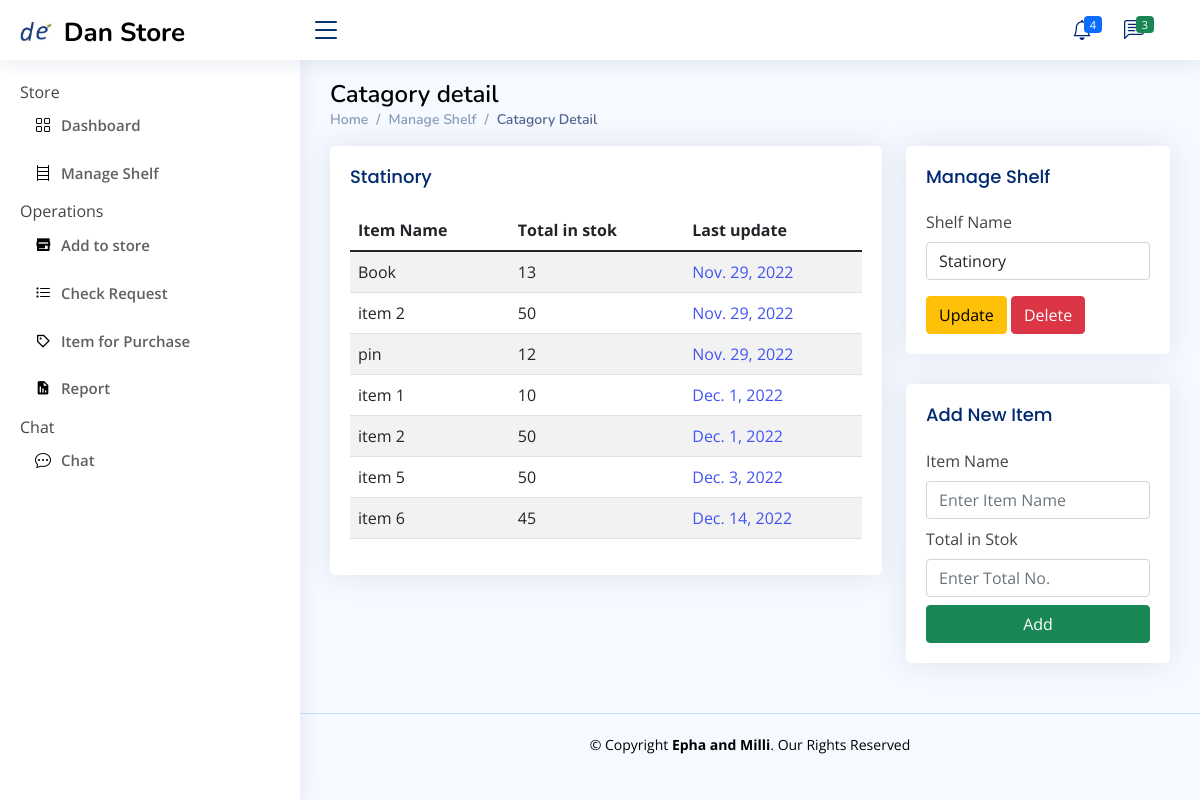
The page /Store_Manager/catagory_detail/34 on the database its author committed.
### Store_manager/models.py (models this page shows, shortened)
class Catagory(models.Model):
    Catagory_Name = models.CharField(max_length=200, null=True, blank=True)
    Type_of_Asset = models.CharField(max_length=200, null=True, blank=True)
    store=models.ForeignKey(allStore,null=True,blank=True,on_delete=models.CASCADE)

class Item(models.Model):
    action_choice=(
        ('New_Add','New_Add'),
        ('Removed','Removed'),
    )
    Add_Reason=(
        ('Returned Material','Returned Material'),
        ('Gift','Gift'),
        ('Purchased','Purchased'),
        ('Other','Other'),
    )
    store=models.ForeignKey(allStore,null=True, on_delete=models.CASCADE)
    Catagory =models.ForeignKey(Catagory,null=True, on_delete=models.CASCADE)
    Order_Id =models.CharField(max_length=200,null=True,blank=True)
    item_name=models.CharField(max_length=200,null=True,blank=True)
    vender=models.CharField(max_length=200,null=True,blank=True)
    serial_No=models.CharField(max_length=200,null=True,blank=True)
    Reason=models.CharField(max_length=200,blank=True,null=True,choices=Add_Reason)
    Action=models.CharField(max_length=200,null=True,choices=action_choice)
    Approved=models.CharField(max_length=200,blank=True,null=True)
    created_date=models.DateField(auto_now_add=True,null=True)
    unit=models.CharField(max_length=200,null=True,blank=True)
    total_item_in_Stok = models.CharField(max_length=200, null=True, blank=True, default="0")
    add_by=models.CharField(max_length=200,null=True,blank=True)
    return_by=models.CharField(max_length=200,null=True,blank=True)
    last_update=models.DateField(auto_now_add=True,null=True)

### Store_manager/views.py (the view)
# urls.py: path('catagory_detail/<int:id>',views.catagory_detail,name="catagory-detail"),
def catagory_detail(request,id):
    catagory = Catagory.objects.get(pk=id)
    context={
        'catagory':catagory,
    }
    if request.method == 'POST':
        new_catagory = request.POST.get('catagory')
        catagory.Catagory_Name=new_catagory
        catagory.save()
        if catagory:
            messages.success(request,"You have update Category Name successfully.")
    return render(request,'Store_manager/Catagory/catagory_detail.html',context)

### Templates/Store_manager/Catagory/catagory_detail.html (shortened to what this page needs)
{% extends 'Store_manager/S_base.html'  %}
{% block store %}
<main id="main" class="main">
    <div class="pagetitle">
      <h1 style="color: black">Catagory detail</h1>
      <nav>
        <ol class="breadcrumb">
          <li class="breadcrumb-item"><a href="{% url 'store-dashboard' %}">Home</a></li>
          <li class="breadcrumb-item ">Manage Shelf</li>
          <li class="breadcrumb-item active">Catagory Detail</li>
        </ol>
      </nav>
    </div>
    <section class="section">
        <div class="row">
            <div class="col-lg-8">
                <div class="card">
                  <div class="card-body">
                    <h5 class="card-title">{{catagory.Catagory_Name}}</h5>
                    <table class="table table-striped">
                      <thead>
                        <tr>
                          <th scope="col">Item Name</th>
                          <th scope="col">Total in stok</th>
                          <th scope="col">Last update</th>
                        </tr>
                      </thead>
                      <tbody>
                        {% for item in catagory.item_set.all %}
                        <tr>
                          <td>{{item.item_name}}</td>
                          <td>{{item.total_item_in_Stok}}</td>
                          <td><a href="{% url 'item_detail' item.id %}">{{item.last_update}}</a></td>
                        </tr>
                        {% endfor %}
                      </tbody>
                    </table>
                  </div>
                </div>
              </div>
              <div class="col-lg-4">
                <div class="card">
                  <div class="card-body">
                    <h5 class="card-title">Manage Shelf</h5>
                    <form class="row g-3" method="POST">
                      <div class="col-12">
                        <label for="inputNanme4" class="form-label">Shelf Name</label>
                        <input type="text" class="form-control"  name="catagory" placeholder="Enter Catagory" value="{{catagory.Catagory_Name}}" required>
                        </div>
                      <div >
                        <button type="submit" class="btn btn-warning "> Update </button>
                        <button type="button" class="btn btn-danger " data-bs-toggle="modal" data-bs-target="#verticalycentered">
                          Delete
                        </button>
                      </div>
                    </form>
                  </div>
                </div>
                <div class="card">
                  <div class="card-body">
                    <h5 class="card-title">Add New Item</h5>
                    <form action="{% url 'add-item' catagory.id %}" method="POST">
                      <div class="col-12">
                        <label for="inputNanme4" class="form-label">Item Name</label>
                        <input type="text" class="form-control"  name="itemname" placeholder="Enter Item Name" required>
                        </div>
                        <div class="col-12 pt-2">
                          <label for="inputNanme4" class="form-label">Total in Stok</label>
                          <input type="text" class="form-control"  name="total" placeholder="Enter Total No. " required>
                        </div>
                      <div class="text-center d-grid pt-2" >
                        <button type="submit" class="btn btn-success">Add</button>
                      </div>
                    </form>
                  </div>
                </div>
            </div>
         </div>
    </section>
  </main>
{% endblock %}

### Templates/Store_manager/S_base.html (shortened to what this page needs)
{% extends 'base.html' %} {% load static %} {% block content %}
<header id="header" class="header fixed-top d-flex align-items-center">
  <div class="d-flex align-items-center justify-content-right">
    <a href="index.html" class="logo d-flex align-items-center">
      <img src="{% static '/assets/img/newfile.png' %}" alt="" />
      <span
        class="d-none d-lg-block"
        style="color: black; margin-top: 5px; padding-left: 5px"
        >Dan Store</span
      >
    </a>
    <i class="bi bi-list toggle-sidebar-btn" style="margin-right: 10px"></i>
  </div>
  <nav class="header-nav ms-auto">
    <ul class="d-flex align-items-center">
      <li class="nav-item dropdown">
        <a class="nav-link nav-icon" href="#" data-bs-toggle="dropdown">
          <i class="bi bi-bell"></i>
          <span class="badge bg-primary badge-number">4</span> </a
        >
      </li>
      <li class="nav-item dropdown">
        <a class="nav-link nav-icon" href="#" data-bs-toggle="dropdown">
          <i class="bi bi-chat-left-text"></i>
          <span class="badge bg-success badge-number">3</span> </a
        >
      </li>
      <li class="nav-item dropdown pe-3">
        <a
          class="nav-link nav-profile d-flex align-items-center pe-0"
          href="#"
          data-bs-toggle="dropdown"
        >
           </a
        >
      </li>
    </ul>
  </nav>
</header>
<aside id="sidebar" class="sidebar">
  <ul class="sidebar-nav" id="sidebar-nav">
    <li>Store</li>
    <li class="nav-item">
      <a class="nav-link collapsed active" href="{% url 'store-dashboard' %}">
        <i class="bi bi-grid" style="color: black"></i>
        <span style="color: rgb(96, 96, 96)">Dashboard</span>
      </a>
    </li>
    <li class="nav-item">
      <a class="nav-link collapsed active" href="{% url 'manage-catagory' %}">
        <i class="bi bi-bookshelf" style="color: black"></i>
        <span style="color: rgb(96, 96, 96)">Manage Shelf</span>
      </a>
    </li>
    <li>Operations</li>
    <li class="nav-item">
      <a class="nav-link collapsed active" href="{% url 'add-to-store' %}">
        <i class="ri ri-store-3-line" style="color: black"></i>
        <span style="color: rgb(96, 96, 96)"> Add to store</span>
      </a>
    </li>
    <li class="nav-item">
      <a class="nav-link collapsed active" href="{% url 'cheeck-request' %}">
        <i class="bi bi-list-task" style="color: black"></i>
        <span style="color: rgb(96, 96, 96)"> Check Request</span>
      </a>
    </li>
    <li class="nav-item">
      <a class="nav-link collapsed active" href="{% url 'list_for_purchase' %}">
        <i class="bx bx-purchase-tag" style="color: black"></i>
        <span style="color: rgb(96, 96, 96)"> Item for Purchase</span>
      </a>
    </li>
    <li class="nav-item">
      <a class="nav-link collapsed active" href="{% url 'report' %}">
        <i class="bx bxs-report" style="color: black"></i>
        <span style="color: rgb(96, 96, 96)"> Report</span>
      </a>
    </li>
    <li>Chat</li>
    <li class="nav-item">
      <a class="nav-link collapsed active" href="{% url 'chat' %}">
        <i class="bi bi-chat-dots" style="color: black"></i>
        <span style="color: rgb(96, 96, 96)"> Chat</span>
      </a>
    </li>
  </ul>
</aside>
{% block store %} {% endblock %}
{% endblock %}

### Templates/base.html (shortened to what this page needs)
{% load static %}
<!DOCTYPE HTML PUBLIC "-//W3C//DTD HTML 4.01 Transitional//EN" "http://www.w3.org/TR/html4/loose.dtd">
<html lang="en">
  <head>
    <link
      href="{% static 'assets/vendor/bootstrap/css/bootstrap.min.css' %}"
      rel="stylesheet"
    />
    <link
      href="{% static 'assets/vendor/bootstrap-icons/bootstrap-icons.css' %}"
      rel="stylesheet"
    />
    <link
      href="{% static 'assets/vendor/boxicons/css/boxicons.min.css' %}"
      rel="stylesheet"
    />
    <link
      href="{% static 'assets/vendor/quill/quill.snow.css' %}"
      rel="stylesheet"
    />
    <link
      href="{% static 'assets/vendor/quill/quill.bubble.css' %}"
      rel="stylesheet"
    />
    <link
      href="{% static 'assets/vendor/remixicon/remixicon.css' %}"
      rel="stylesheet"
    />
    <link
      href="{% static 'assets/vendor/simple-datatables/style.css' %}"
      rel="stylesheet"
    />
    <link href="{% static 'assets/css/style.css' %}" rel="stylesheet" />
  </head>
  <body>
    {% block content %}
    {% endblock %}
    {% block footer %}
    <footer id="footer" class="footer">
      <div class="copyright" style="color: black">
        &copy; Copyright <strong><span>Epha and Milli</span></strong
        >. Our Rights Reserved
      </div>
    </footer>
    {% endblock %}
  </body>
</html>

### static/assets/css/style.css (style rules this page uses)
:root { scroll-behavior: smooth; }
body { font-family: "Open Sans", sans-serif; background: #f6f9ff; color: #444444; }
a { color: #4154f1; text-decoration: none; }
h1, h2, h3, h4, h5, h6 { font-family: "Nunito", sans-serif; }
#main { margin-top: 60px; padding: 20px 30px; transition: all 0.3s; }
.pagetitle { margin-bottom: 10px; }
.pagetitle h1 { font-size: 24px; margin-bottom: 0; font-weight: 600; color: #012970; }
.card { margin-bottom: 30px; border: none; border-radius: 5px; box-shadow: 0px 0 30px rgba(1, 41, 112, 0.1); }
.card-title { padding: 20px 0 15px 0; font-size: 18px; font-weight: 500; color: #012970; font-family: "Poppins", sans-serif; }
.card-body { padding: 0 20px 20px 20px; }
.breadcrumb { font-size: 14px; font-family: "Nunito", sans-serif; color: #899bbd; font-weight: 600; }
.breadcrumb a { color: #899bbd; transition: 0.3s; }
.breadcrumb .breadcrumb-item::before { color: #899bbd; }
.breadcrumb .active { color: #51678f; font-weight: 600; }
.logo { line-height: 1; }
@media (min-width: 1200px) { .logo { width: 280px; } }
.logo img { max-height: 26px; margin-right: 6px; }
.logo span { font-size: 26px; font-weight: 700; color: #012970; font-family: "Nunito", sans-serif; }
.header { transition: all 0.5s; z-index: 997; height: 60px; box-shadow: 0px 2px 20px rgba(1, 41, 112, 0.1); background-color: #fff; padding-left: 20px; }
.header .toggle-sidebar-btn { font-size: 32px; padding-left: 10px; cursor: pointer; color: #012970; }
.header-nav ul { list-style: none; }
.header-nav > ul { margin: 0; padding: 0; }
.header-nav .nav-icon { font-size: 20px; color: #012970; }
.header-nav .nav-profile { color: #012970; }
.header-nav .badge-number { position: absolute; inset: 4px 6px auto auto; font-weight: normal; font-size: 11px; padding: 3px 6px; }
.sidebar { position: fixed; top: 60px; left: 0; bottom: 0; width: 300px; z-index: 996; transition: all 0.3s; padding: 20px; overflow-y: auto; scrollbar-width: thin; scrollbar-color: #aab7cf transparent; box-shadow: 0px 0px 20px rgba(1, 41, 112, 0.1); background-color: #fff; }
@media (min-width: 1200px) { #main, #footer { margin-left: 300px; } }
.sidebar-nav { padding: 0; margin: 0; list-style: none; }
.sidebar-nav li { padding: 0; margin: 0; list-style: none; }
.sidebar-nav .nav-item { margin-bottom: 5px; }
.sidebar-nav .nav-link { display: flex; align-items: center; font-size: 15px; font-weight: 600; color: #4154f1; transition: 0.3; background: #f6f9ff; padding: 10px 15px; border-radius: 4px; }
.sidebar-nav .nav-link i { font-size: 16px; margin-right: 10px; color: #4154f1; }
.sidebar-nav .nav-link.collapsed { color: #012970; background: #fff; }
.sidebar-nav .nav-link.collapsed i { color: #899bbd; }
.footer { padding: 20px 0; font-size: 14px; transition: all 0.3s; border-top: 1px solid #cddfff; }
.footer .copyright { text-align: center; color: #012970; }

### rows shown on the page
Catagory: Catagory_Name "Statinory", catagory "Statinory"
Item: item_name "Book", total_item_in_Stok "13", last_update "Nov. 29, 2022"
Item: item_name "item 2", total_item_in_Stok "50", last_update "Nov. 29, 2022"
Item: item_name "pin", total_item_in_Stok "12", last_update "Nov. 29, 2022"
Item: item_name "item 1", total_item_in_Stok "10", last_update "Dec. 1, 2022"
Item: item_name "item 2", total_item_in_Stok "50", last_update "Dec. 1, 2022"
Item: item_name "item 5", total_item_in_Stok "50", last_update "Dec. 3, 2022"
Item: item_name "item 6", total_item_in_Stok "45", last_update "Dec. 14, 2022"
